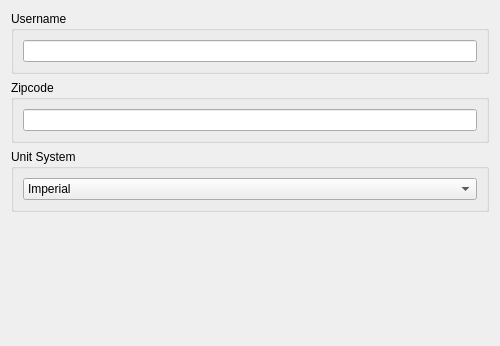
<?xml version="1.0" encoding="UTF-8"?>
<ui version="4.0">
 <class>user_settings_widget</class>
 <widget class="QWidget" name="user_settings_widget">
  <property name="geometry">
   <rect>
    <x>0</x>
    <y>0</y>
    <width>500</width>
    <height>346</height>
   </rect>
  </property>
  <property name="windowTitle">
   <string>Form</string>
  </property>
  <layout class="QGridLayout" name="gridLayout">
   <item row="2" column="0">
    <widget class="QGroupBox" name="groupBox_3">
     <property name="title">
      <string>Unit System</string>
     </property>
     <layout class="QGridLayout" name="gridLayout_2">
      <item row="0" column="0">
       <widget class="QComboBox" name="unit_system">
        <item>
         <property name="text">
          <string>Imperial</string>
         </property>
        </item>
        <item>
         <property name="text">
          <string>Metric</string>
         </property>
        </item>
       </widget>
      </item>
     </layout>
    </widget>
   </item>
   <item row="1" column="0">
    <widget class="QGroupBox" name="groupBox_2">
     <property name="title">
      <string>Zipcode</string>
     </property>
     <layout class="QGridLayout" name="gridLayout_4">
      <item row="0" column="0">
       <widget class="QLineEdit" name="zipcode"/>
      </item>
     </layout>
    </widget>
   </item>
   <item row="0" column="0">
    <widget class="QGroupBox" name="groupBox">
     <property name="title">
      <string>Username</string>
     </property>
     <layout class="QGridLayout" name="gridLayout_3">
      <item row="0" column="0">
       <widget class="QLineEdit" name="username"/>
      </item>
     </layout>
    </widget>
   </item>
   <item row="3" column="0">
    <spacer name="verticalSpacer">
     <property name="orientation">
      <enum>Qt::Orientation::Vertical</enum>
     </property>
     <property name="sizeHint" stdset="0">
      <size>
       <width>20</width>
       <height>40</height>
      </size>
     </property>
    </spacer>
   </item>
  </layout>
 </widget>
 <resources/>
 <connections>
  <connection>
   <sender>username</sender>
   <signal>textChanged(QString)</signal>
   <receiver>user_settings_widget</receiver>
   <slot>username_changed(QString)</slot>
   <hints>
    <hint type="sourcelabel">
     <x>121</x>
     <y>59</y>
    </hint>
    <hint type="destinationlabel">
     <x>1</x>
     <y>2</y>
    </hint>
   </hints>
  </connection>
  <connection>
   <sender>zipcode</sender>
   <signal>textChanged(QString)</signal>
   <receiver>user_settings_widget</receiver>
   <slot>zipcode_changed(QString)</slot>
   <hints>
    <hint type="sourcelabel">
     <x>54</x>
     <y>126</y>
    </hint>
    <hint type="destinationlabel">
     <x>-3</x>
     <y>65</y>
    </hint>
   </hints>
  </connection>
  <connection>
   <sender>unit_system</sender>
   <signal>currentTextChanged(QString)</signal>
   <receiver>user_settings_widget</receiver>
   <slot>unit_system_changed(QString)</slot>
   <hints>
    <hint type="sourcelabel">
     <x>130</x>
     <y>212</y>
    </hint>
    <hint type="destinationlabel">
     <x>-2</x>
     <y>153</y>
    </hint>
   </hints>
  </connection>
 </connections>
 <slots>
  <slot>username_changed(QString)</slot>
  <slot>zipcode_changed(QString)</slot>
  <slot>unit_system_changed(QString)</slot>
 </slots>
</ui>
